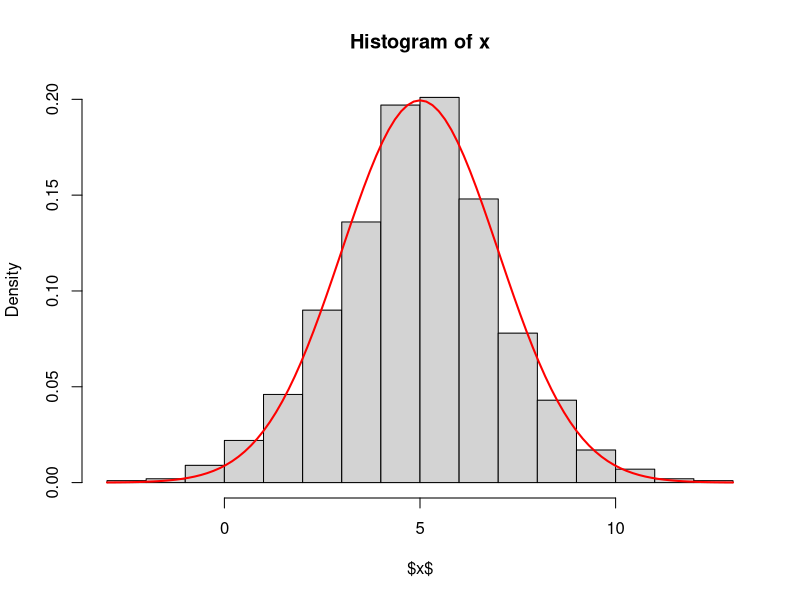
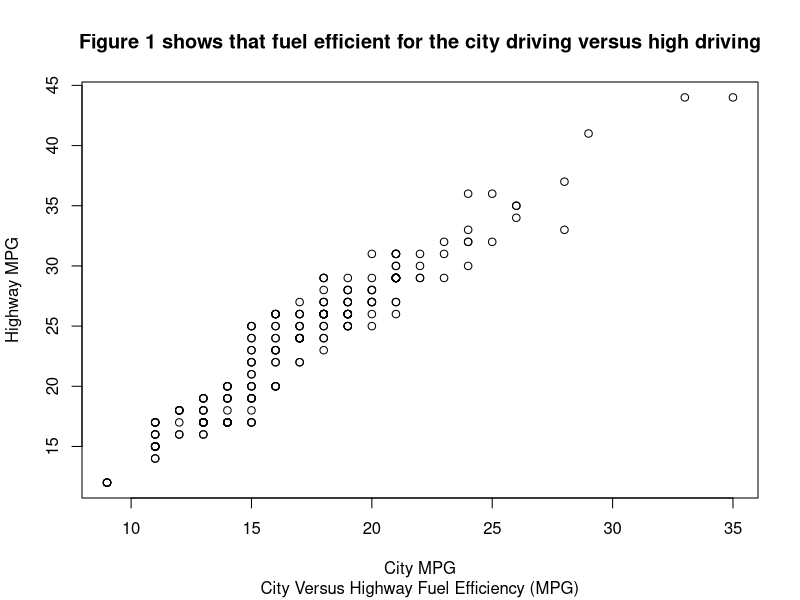

These charts were generated, in order, by the following R code:
## ---- chunk 1
n = 1000
## ---- chunk 2
mu_1 <- runif(n/2,0,1) 
mu_2 <- runif(n/2,0,1)
## ---- chunk 3
z_1 <- sqrt(-2*log(mu_1))*cos(2*pi*mu_2)
z_2 <- sqrt(-2*log(mu_1))*sin(2*pi*mu_2)
## ---- chunk 4
z <- c(z_1,z_2)
## ---- chunk 5
mu=5
sigma=2
## ---- chunk 6
x = mu + sigma * z
## ---- chunk 7
mean(x)
sd(x)
## ---- chunk 8
 hist(x,
 freq= FALSE,
 ylab= "Density",
 xlab= "$x$")

 curve(dnorm(x,mean= mu,sd= sigma),
 col= "red", lwd= 2,add = TRUE)
## ---- chunk 9

cihi <- read.csv("hlthexp.csv")

df <- data.frame(Year = cihi$Year,
                 Hospitals = cihi$Hospitals,
                 Physicians = cihi$Physicians,
                 "Other Services" = cihi$Other.Institutions,
                 Dental = cihi$Other.Professionals..Dental.Services,
                 Vision = cihi$Other.Professionals..Vision.Care.Services,
                 "Other Professionals" = cihi$Other.Professionals..Other.Services,
                 check.names = FALSE)
## ---- chunk 10
df$Hospitals
## ---- chunk 11
df$total_other_services <- df$Dental+ df$Vision + df$"Other Professionals"
## ---- chunk 12
cihi <- data.frame(cihi, "Perscription.Drugs" = "Prescribed.Drugs")
## ---- chunk 13
Expenditure_1983 <- cihi["9", "Hospitals"]

#df$Hospitals[df$Year:1983]

## ---- chunk 14
df$Hospitals
Expenditure_2012_2022 <- cihi["38-48", "Hospitals"]


## ---- chunk 15
mpg <- ggplot2::mpg
subset(mpg, year == 2008)
min(mpg$cty)
max(mpg$cty)
## ---- chunk 16
n <- 11
avg_mpg = sum(mpg$cty)/n
## ---- chunk 17
mean(mpg$cty)
## ---- chunk 18
compact <- subset(mpg, class == "compact")
 ifelse(compact == "compact", 1, 0)

 #x <- c(-2, 0, 3)
 #ifelse(x > 0, "Positive", "Not Positive")
#compact <- subset(mpg, class == "compact")  
## ---- chunk 19
avg_mpg <- mean(compact$cty)
## ---- chunk 20
x <- mpg$cty
y <- mpg$hwy

plot(x, y, main="Figure 1 shows that fuel efficient for the city driving versus high driving", xlab="City MPG", ylab="Highway MPG", sub="City Versus Highway Fuel Efficiency (MPG)")

